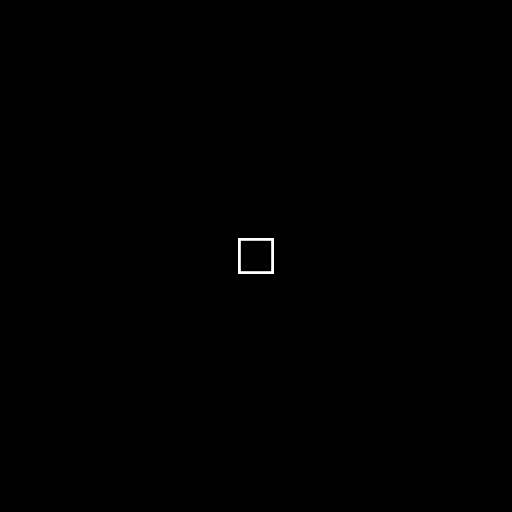
%> input picture kuang.jpg, 512 x 512 px
$ octave simulateRect.m   (GNU Octave 9; MATLAB toolbox functions it lacks are replaced by stand-ins)
%> lines starting %> are read from the running program, lines starting %| are printed output that depends on the picture
### fresnelDiffraction.m
%% Simulate fresnell diffraction

function Y = fresnelDiffraction(X,z0,d0,lambda)
    N = length(X);
    if size(X,2)~=N
        error('X is not square');
    end

    k = 2*pi/lambda;

    dx0 = d0; dy0 = d0;
    dx = lambda*z0/N/d0;    %源目标的采样到接受平面采样间隔的换算
    dy = dx;

    Y = zeros(size(X));
    EXP0 = zeros(size(X));
    EXP = zeros(size(X));
    for i = 1:N
        for j = 1:N
            EXP0(i,j) = exp(sqrt(-1)*k/2/z0*((i-N/2)^2*dx0^2+(j-N/2)^2*dy0^2));
            EXP(i,j) = exp(sqrt(-1)*k/2/z0*((i-N/2)^2*dx^2+(j-N/2)^2*dy^2));
        end
    end
    Y(:) = EXP .* fftshift(fft2(X .* EXP0));
end

### simulateRect.m
%% 数字全息成像的数值仿真
% author: 左元
% email: zuoyuan@mail.ustc.edu.cn
% 平行光照明和重建

%% 一些常数的定义
Nx = 512; Ny = 512;
dx = 0.01e-3; dy = dx;
Lx = Nx*dx; Ly = Ny*dy;
X = 1e-3; Y = X;

lambda = 632.8e-9;
k = 2*pi/lambda;
z0 = max((4*X+2*Lx)/lambda*dx, (4*Y+2*Ly)/lambda*dy);
dx0 = lambda*z0/Nx/dx;
dy0 = lambda*z0/Ny/dy;

alpha = 0.031416;asin((3*X+Lx)/2/z0); % 参考光角度偏置，将影响干涉图样的频谱分布，调整这个参数可以观察到频谱的变化
beta = asin((3*Y+Ly)/2/z0);


%% 目标物
obj = im2double(rgb2gray(imread('kuang.jpg')));
%> obj: size 512x512 double; min 0, max 1, mean 0.00142
subplot(2,3,1);
imshow(obj);

%% 参考光
R = zeros(Nx,Ny);

for i = 1:Nx
    for j = 1:Ny
        R(i,j) = exp(-sqrt(-1)*k*((i-Nx/2)*dx*sin(alpha) + (j-Nx/2)*dy*sin(beta)));
    end
end


%% 得到CCD接受到的干涉图样
Obj = fresnelDiffraction(obj, z0, dx0, lambda);
% Obj = angularSpectrumDiffraction(obj, z0, dx0, lambda);

subplot(2,3,2);

Obj = Obj / max(max(abs(Obj))) * 5; % 对实际值归一化，倍乘数表示相对参考光R的相对强度
H = abs(Obj+R).^2;
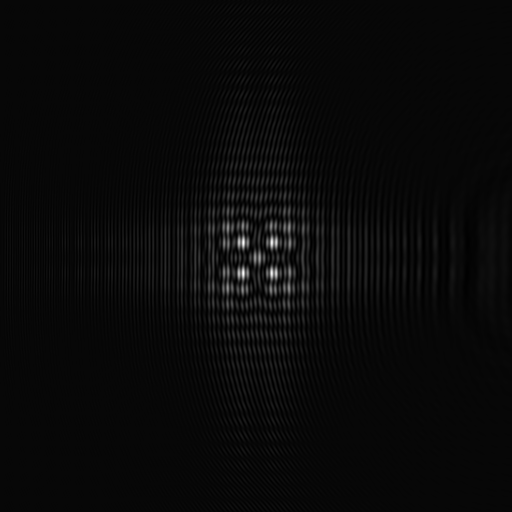
%> H: size 512x512 double; min 8.7e-06, max 35.28, mean 1.3; drawn with min black and max white
H = H/max(max(H));
imshow(H);

%% 干涉图样频谱
subplot(2,3,3);
fftQxI = fftshift(fft2(H));
tmp = abs(fftQxI);
imshow(tmp/max(max(tmp))*20);
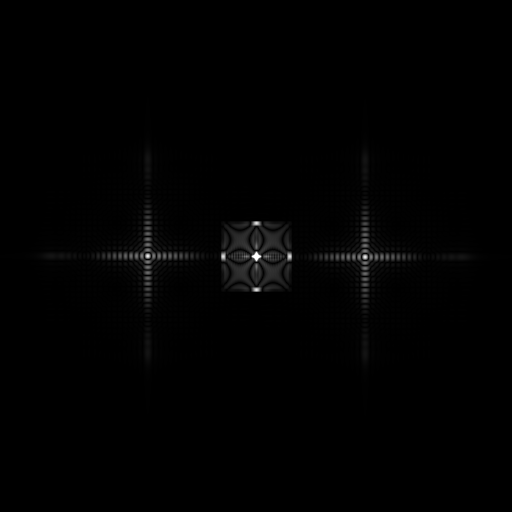
%> displayed picture: size 512x512, on the screen's scale of 0 to 255; min 0, max 255, mean 1.7

%%
CH = H;
subplot(2,3,4);

animate = 1;
if animate
    for zi = linspace(1e-5, z0, 20)
%> (the run ends here)
